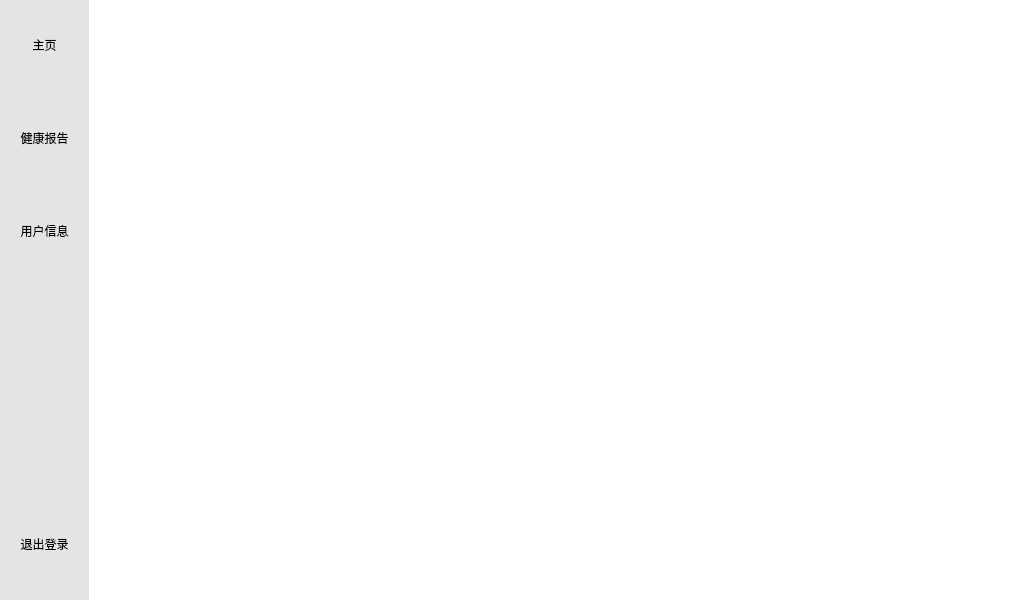
<?xml version="1.0" encoding="UTF-8"?>
<ui version="4.0">
 <class>Widget</class>
 <widget class="QWidget" name="Widget">
  <property name="geometry">
   <rect>
    <x>0</x>
    <y>0</y>
    <width>1024</width>
    <height>600</height>
   </rect>
  </property>
  <property name="minimumSize">
   <size>
    <width>1024</width>
    <height>600</height>
   </size>
  </property>
  <property name="maximumSize">
   <size>
    <width>1024</width>
    <height>600</height>
   </size>
  </property>
  <property name="windowTitle">
   <string>Widget</string>
  </property>
  <property name="styleSheet">
   <string notr="true">background-color: rgb(255, 255, 255);</string>
  </property>
  <widget class="QWidget" name="layoutWidget">
   <property name="geometry">
    <rect>
     <x>0</x>
     <y>0</y>
     <width>1021</width>
     <height>601</height>
    </rect>
   </property>
   <layout class="QGridLayout" name="gridLayout_2">
    <property name="horizontalSpacing">
     <number>0</number>
    </property>
    <item row="0" column="0">
     <widget class="QWidget" name="sidBar" native="true">
      <property name="styleSheet">
       <string notr="true">background-color: rgb(228, 228, 228);</string>
      </property>
      <layout class="QGridLayout" name="gridLayout">
       <property name="leftMargin">
        <number>0</number>
       </property>
       <property name="topMargin">
        <number>0</number>
       </property>
       <property name="rightMargin">
        <number>0</number>
       </property>
       <property name="spacing">
        <number>0</number>
       </property>
       <item row="4" column="0">
        <widget class="QToolButton" name="toolButton_logout">
         <property name="styleSheet">
          <string notr="true">/* 默认 */
QToolButton{   
	border-top: 3px outset transparent;           /* 上边框宽度3像素、突出显示、颜色为透明 */
	border-bottom: 7px outset transparent;
	border-right: 3px outset transparent;
	border-left: 3px outset transparent;
    min-width: 80px;                            /* 控件最小宽度 */
    min-height: 80px;
	background-color: rgb(228, 228, 228);
}

/* 鼠标悬停 */
QToolButton:hover{
	background-color: rgb(205, 205, 205);
}

/* 点击和按下 */
QToolButton:pressed,QToolButton:checked{
	border-left: 3px outset rgb(93, 95, 97);  /* 左边框宽度3像素、突出显示、颜色为深深灰 */
	background-color: rgb(246, 246, 246);	
}

QPushButton:default {
    border-color: navy; /* make the default button prominent */
}</string>
         </property>
         <property name="text">
          <string>退出登录</string>
         </property>
         <property name="icon">
          <iconset resource="icon.qrc">
           <normaloff>:/icons/widgets/exit2.png</normaloff>:/icons/widgets/exit2.png</iconset>
         </property>
         <property name="iconSize">
          <size>
           <width>45</width>
           <height>45</height>
          </size>
         </property>
         <property name="checkable">
          <bool>true</bool>
         </property>
         <property name="autoExclusive">
          <bool>true</bool>
         </property>
         <property name="toolButtonStyle">
          <enum>Qt::ToolButtonTextUnderIcon</enum>
         </property>
        </widget>
       </item>
       <item row="2" column="0">
        <widget class="QToolButton" name="toolButton_usrInfo">
         <property name="styleSheet">
          <string notr="true">/* 默认 */
QToolButton{   
	border-top: 3px outset transparent;           /* 上边框宽度3像素、突出显示、颜色为透明 */
	border-bottom: 7px outset transparent;
	border-right: 3px outset transparent;
	border-left: 3px outset transparent;
    min-width: 80px;                            /* 控件最小宽度 */
    min-height: 80px;
	background-color: rgb(228, 228, 228);
}

/* 鼠标悬停 */
QToolButton:hover{
	background-color: rgb(205, 205, 205);
}

/* 点击和按下 */
QToolButton:pressed,QToolButton:checked{
	border-left: 3px outset rgb(93, 95, 97);  /* 左边框宽度3像素、突出显示、颜色为深深灰 */
	background-color: rgb(246, 246, 246);	
}

QPushButton:default {
    border-color: navy; /* make the default button prominent */
}</string>
         </property>
         <property name="text">
          <string>用户信息</string>
         </property>
         <property name="icon">
          <iconset resource="icon.qrc">
           <normaloff>:/icons/widgets/user.png</normaloff>:/icons/widgets/user.png</iconset>
         </property>
         <property name="iconSize">
          <size>
           <width>45</width>
           <height>45</height>
          </size>
         </property>
         <property name="checkable">
          <bool>true</bool>
         </property>
         <property name="autoExclusive">
          <bool>true</bool>
         </property>
         <property name="toolButtonStyle">
          <enum>Qt::ToolButtonTextUnderIcon</enum>
         </property>
        </widget>
       </item>
       <item row="3" column="0">
        <spacer name="verticalSpacer">
         <property name="orientation">
          <enum>Qt::Vertical</enum>
         </property>
         <property name="sizeHint" stdset="0">
          <size>
           <width>20</width>
           <height>40</height>
          </size>
         </property>
        </spacer>
       </item>
       <item row="1" column="0">
        <widget class="QToolButton" name="toolButton_report">
         <property name="styleSheet">
          <string notr="true">/* 默认 */
QToolButton{   
	border-top: 3px outset transparent;           /* 上边框宽度3像素、突出显示、颜色为透明 */
	border-bottom: 7px outset transparent;
	border-right: 3px outset transparent;
	border-left: 3px outset transparent;
    min-width: 80px;                            /* 控件最小宽度 */
    min-height: 80px;
	background-color: rgb(228, 228, 228);
}

/* 鼠标悬停 */
QToolButton:hover{
	background-color: rgb(205, 205, 205);
}

/* 点击和按下 */
QToolButton:pressed,QToolButton:checked{
	border-left: 3px outset rgb(93, 95, 97);  /* 左边框宽度3像素、突出显示、颜色为深深灰 */
	background-color: rgb(246, 246, 246);	
}

QPushButton:default {
    border-color: navy; /* make the default button prominent */
}</string>
         </property>
         <property name="text">
          <string>健康报告</string>
         </property>
         <property name="icon">
          <iconset resource="icon.qrc">
           <normaloff>:/icons/widgets/report.png</normaloff>:/icons/widgets/report.png</iconset>
         </property>
         <property name="iconSize">
          <size>
           <width>45</width>
           <height>45</height>
          </size>
         </property>
         <property name="checkable">
          <bool>true</bool>
         </property>
         <property name="autoRepeat">
          <bool>false</bool>
         </property>
         <property name="autoExclusive">
          <bool>true</bool>
         </property>
         <property name="toolButtonStyle">
          <enum>Qt::ToolButtonTextUnderIcon</enum>
         </property>
        </widget>
       </item>
       <item row="0" column="0">
        <widget class="QToolButton" name="toolButton_home">
         <property name="styleSheet">
          <string notr="true">/* 默认 */
QToolButton{   
	border-top: 3px outset transparent;           /* 上边框宽度3像素、突出显示、颜色为透明 */
	border-bottom: 7px outset transparent;
	border-right: 3px outset transparent;
	border-left: 3px outset transparent;
    min-width: 80px;                            /* 控件最小宽度 */
    min-height: 80px;
	background-color: rgb(228, 228, 228);
}

/* 鼠标悬停 */
QToolButton:hover{
	background-color: rgb(205, 205, 205);
}

/* 点击和按下 */
QToolButton:pressed,QToolButton:checked{
	border-left: 3px outset rgb(93, 95, 97);  /* 左边框宽度3像素、突出显示、颜色为深深灰 */
	background-color: rgb(246, 246, 246);	
}

QPushButton:default {
    border-color: navy; /* make the default button prominent */
}</string>
         </property>
         <property name="text">
          <string>主页</string>
         </property>
         <property name="icon">
          <iconset resource="icon.qrc">
           <normaloff>:/icons/widgets/home.png</normaloff>:/icons/widgets/home.png</iconset>
         </property>
         <property name="iconSize">
          <size>
           <width>45</width>
           <height>45</height>
          </size>
         </property>
         <property name="checkable">
          <bool>true</bool>
         </property>
         <property name="autoExclusive">
          <bool>true</bool>
         </property>
         <property name="toolButtonStyle">
          <enum>Qt::ToolButtonTextUnderIcon</enum>
         </property>
        </widget>
       </item>
      </layout>
     </widget>
    </item>
    <item row="0" column="1">
     <widget class="QStackedWidget" name="stackedWidget">
      <property name="styleSheet">
       <string notr="true">/*background-color: rgb(135,206,250);*/
QWidget {
        background: qlineargradient(
            spread:pad, x1:0, y1:0, x2:1, y2:1,
            stop:0 #3498db,  /* 左上角 - 蓝色 */
            stop:1 #ffffff   /* 右下角 - 白色 */
        );
}</string>
      </property>
      <widget class="QWidget" name="page"/>
     </widget>
    </item>
   </layout>
  </widget>
 </widget>
 <resources>
  <include location="icon.qrc"/>
 </resources>
 <connections/>
</ui>
